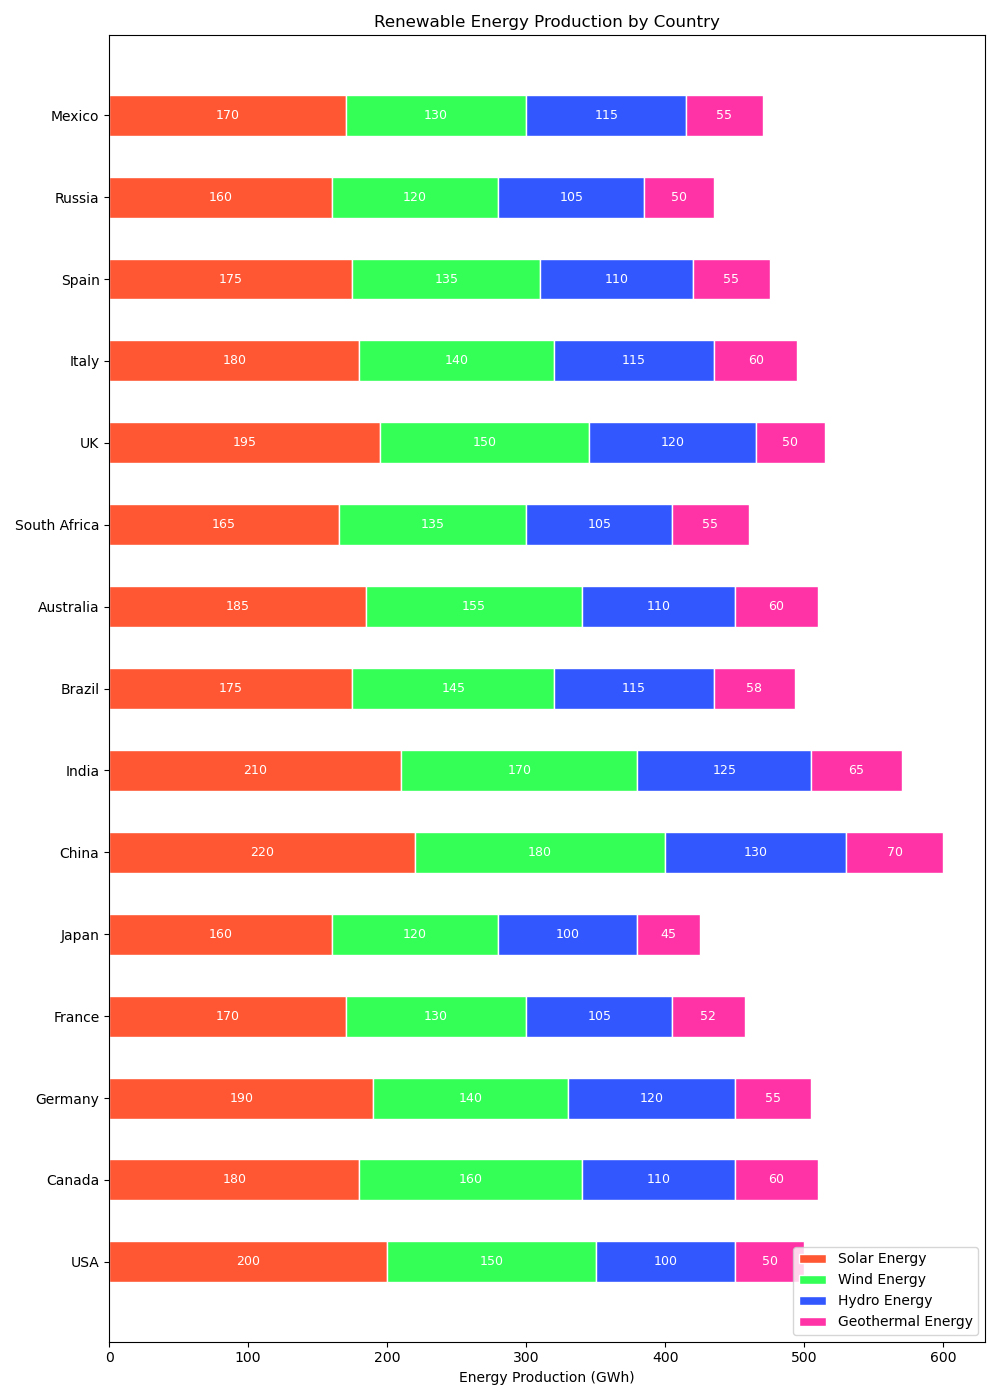

Recreate this plot in Python.

import matplotlib.pyplot as plt

# Data
countries = ['USA', 'Canada', 'Germany', 'France', 'Japan', 'China', 'India', 'Brazil', 'Australia', 'South Africa', 'UK', 'Italy', 'Spain', 'Russia', 'Mexico']
solar_energy = [200, 180, 190, 170, 160, 220, 210, 175, 185, 165, 195, 180, 175, 160, 170]
wind_energy = [150, 160, 140, 130, 120, 180, 170, 145, 155, 135, 150, 140, 135, 120, 130]
hydro_energy = [100, 110, 120, 105, 100, 130, 125, 115, 110, 105, 120, 115, 110, 105, 115]
geothermal_energy = [50, 60, 55, 52, 45, 70, 65, 58, 60, 55, 50, 60, 55, 50, 55]

# Colors for each energy type
colors = ['#FF5733','#33FF57','#3357FF','#FF33A6']

# Figure size
plt.figure(figsize=(10, 14))

# Bar heights
bar_height = 0.5

# Plotting
plt.barh(countries, solar_energy, color=colors[0], edgecolor='white', height=bar_height, label='Solar Energy')
plt.barh(countries, wind_energy, left=solar_energy, color=colors[1], edgecolor='white', height=bar_height, label='Wind Energy')
plt.barh(countries, hydro_energy, left=[solar_energy[i] + wind_energy[i] for i in range(len(hydro_energy))], color=colors[2], edgecolor='white', height=bar_height, label='Hydro Energy')
plt.barh(countries, geothermal_energy, left=[solar_energy[i] + wind_energy[i] + hydro_energy[i] for i in range(len(geothermal_energy))], color=colors[3], edgecolor='white', height=bar_height, label='Geothermal Energy')

# Adding numerical labels
for i in range(len(countries)):
    plt.text(solar_energy[i] / 2, i, str(solar_energy[i]), ha='center', va='center', color='white', fontsize=9)
    plt.text(solar_energy[i] + wind_energy[i] / 2, i, str(wind_energy[i]), ha='center', va='center', color='white', fontsize=9)
    plt.text(solar_energy[i] + wind_energy[i] + hydro_energy[i] / 2, i, str(hydro_energy[i]), ha='center', va='center', color='white', fontsize=9)
    plt.text(solar_energy[i] + wind_energy[i] + hydro_energy[i] + geothermal_energy[i] / 2, i, str(geothermal_energy[i]), ha='center', va='center', color='white', fontsize=9)

# Labels and Title
plt.xlabel('Energy Production (GWh)')
plt.title('Renewable Energy Production by Country')
plt.legend(loc='lower right')

# Display the plot
plt.tight_layout()
plt.show()
